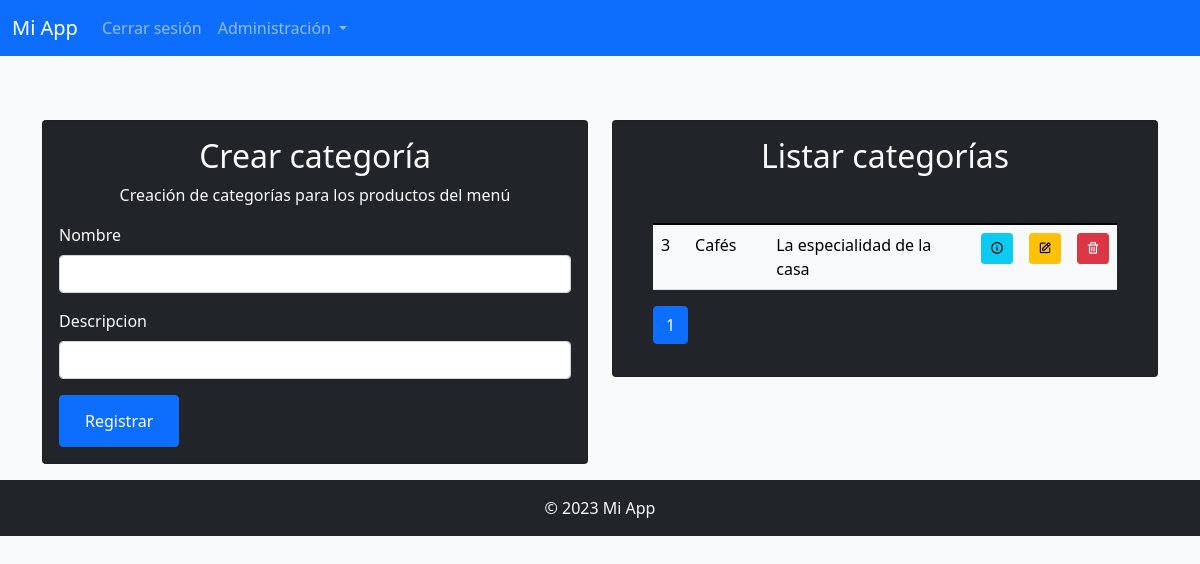
The app's page /admin/categoria (signed in), older data.
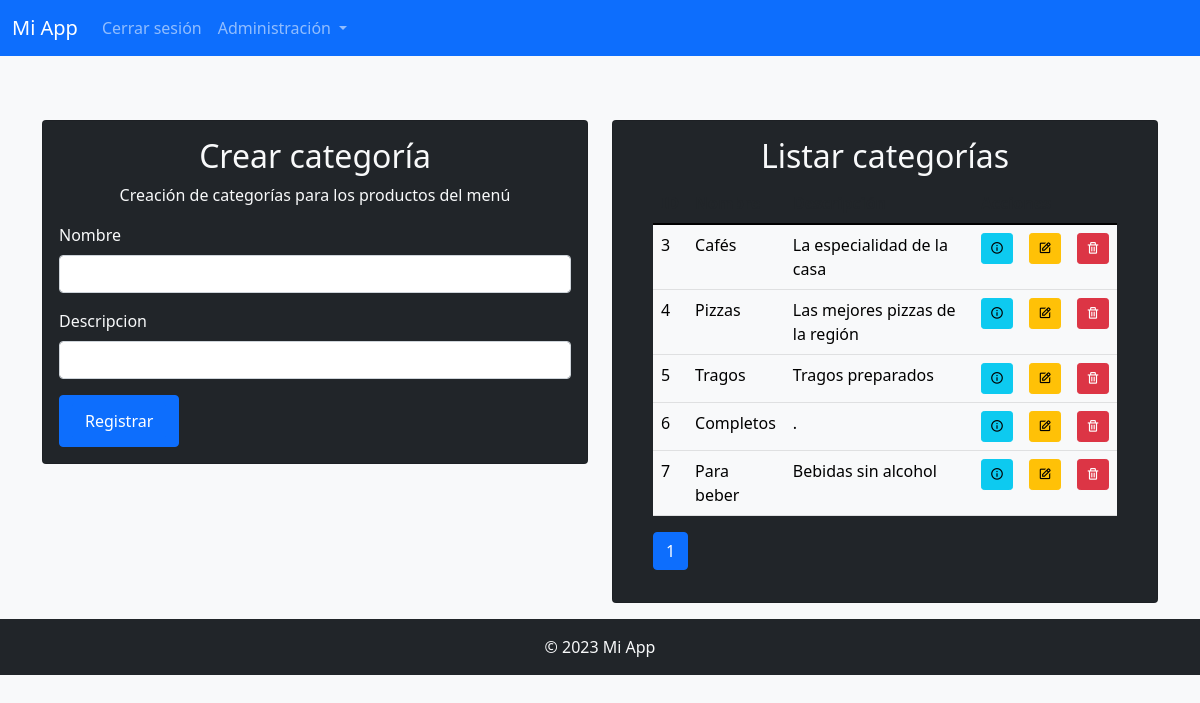
The same page, newer data.
### models/CategoriasMenu.py (models this page shows)
class CategoriasMenu(db.Model):
  id = db.Column(db.Integer, primary_key=True)
  nombre = db.Column(db.String(20), unique=True, nullable=False)
  descripcion = db.Column(db.String(200), nullable=False)

### routes/menu/categorias.py (the view, shortened to what this page needs)
@categorias_menu.route('/admin/categoria', methods=['POST', 'GET'])
@login_required
def adm_categoria():
  form = CategoriaMenuForm()
  pagina = request.args.get('pagina', 1, type=int)
  categorias_por_pagina = request.args.get('elementos', 5, type=int)
  categorias_paginadas = CategoriasMenu.query.paginate(page=pagina, per_page=categorias_por_pagina, error_out=False)
  return render_template('admin/categoria.html', form=form, categorias_paginadas=categorias_paginadas)

### forms/forms.py
class CategoriaMenuForm(FlaskForm):
  nombre = StringField('Nombre', validators=[DataRequired()])
  descripcion = StringField('Descripcion', validators=[DataRequired()])
  submit = SubmitField('Registrar')

### models/User.py (called while the page is built)
@login_manager.user_loader
def load_user(user_id):
  return User.query.get(int(user_id))

### templates/admin/categoria.html (shortened to what this page needs)
{% extends "base.html" %}
{% block content %}
<div class="row justify-content-center">
  <div class="col-lg-6 col-md-12">
    <div class="card bg-dark text-light mt-5">
      <div class="card-body">
        <h2 class="text-center text-light">Crear categoría</h2>
        <p class="text-center text-light">Creación de categorías para los productos del menú</p>
        <form method="POST">
          <div class="mb-3">
            {{ form.nombre.label(class="form-label text-light") }}
            {{ form.nombre(class="form-control") }}
          </div>
          <div class="mb-3">
            {{ form.descripcion.label(class="form-label text-light") }}
            {{ form.descripcion(class="form-control") }}
          </div>
          <button class="btn btn-primary btn-block">
            {{ form.submit(class="btn btn-primary btn-block") }}
          </button>
        </form>
      </div>
    </div>
  </div>
  <div class="col-lg-6 col-md-12">
    <div class="card bg-dark text-light mt-5">
      <div class="card-body">
        <h2 class="text-center text-light">Listar categorías</h2>
        <div class="container table-responsive">
          <table class="table">
            <thead class="thead-light">
              <tr>
                <th>ID</th>
                <th>Nombre</th>
                <th>Descripción</th>
                <th colspan="3">Acciones</th>
              </tr>
            </thead>
            <tbody class="table-light">
              {% for categoria in categorias_paginadas %}
              <tr>
                <td>{{categoria.id}}</td>
                <td>{{categoria.nombre}}</td>
                <td>{{categoria.descripcion}}</td>
                <td>
                  <button type="button" class="btn btn-sm btn-info" onclick="eliminar()">
                    <i class='bx bx-info-circle'></i>
                  </button>
                </td>
                <td>
                  <button type="button" class="btn btn-sm btn-warning" onclick="eliminar()">
                    <i class='bx bx-edit'></i>
                  </button>
                </td>
                <td>
                  <button type="button" class="btn btn-sm btn-danger" onclick="eliminarCategoria({{ categoria.id }})">
                    <i class='bx bx-trash'></i>
                  </button>
                </td>
              </tr>
              {% endfor %}
            </tbody>
          </table>
          <ul class="pagination">
            {% for pag_num in categorias_paginadas.iter_pages() %}
              {% if pag_num %}
                {% if categorias_paginadas.page == pag_num %}
                  <li class="page-item active"><span class="page-link">{{ pag_num }}</span></li>
                {% else %}
                  <li class="page-item"><a class="page-link" href="{{ url_for('categorias_menu.adm_categoria', pagina=pag_num, elementos=5) }}">{{ pag_num }}</a></li>
                {% endif %}
              {% else %}
                <span class="ellipsis">...</span>
              {% endif %}
            {% endfor%}
          </ul>
        </div>
      </div>
    </div>
  </div>
</div>
{% endblock %}

### templates/base.html (shortened to what this page needs)
<!DOCTYPE html>
<html lang="es">
<head>
  <link href="https://cdn.jsdelivr.net/npm/bootstrap@5.1.3/dist/css/bootstrap.min.css" rel="stylesheet"
>
  <link rel="stylesheet" href="https://bootstrap.themes.guide/herbie/theme.css">
  <link rel="stylesheet" href="https://cdn.jsdelivr.net/npm/boxicons@2.0.7/css/boxicons.min.css">
</head>
<body class="bg-light text-light">
  <nav class="navbar navbar-expand-lg navbar-dark bg-primary">
    <div class="container-fluid">
      <a class="navbar-brand" href="#">Mi App</a>
      <div class="collapse navbar-collapse" id="navbarNavDropdown">
        <ul class="navbar-nav">
          {% if current_user.is_authenticated %}
          <li class="nav-item">
            <a class="nav-link" href="{{ url_for('usuario_route.cerrar_sesion') }}">Cerrar sesión</a>
          </li>
          <li class="nav-item dropdown">
            <a class="nav-link dropdown-toggle" href="#" role="button" data-bs-toggle="dropdown" aria-expanded="false">
              Administración
            </a>
          </li>
          {% else %}
          <li class="nav-item">Inicia sesión o <a href="{{ url_for('usuario_route.registro') }}"
              class="link-primary">regístrate</a> para acceder al sitio</li>
          {% endif %}
        </ul>
      </div>
    </div>
  </nav>
  <div class="container mt-3">
    <div class="content">
      {% block content %}{% endblock %}
    </div>
  </div>
  <footer class="bg-dark text-light text-center mt-3 py-3">
    <p class="mb-0">&copy; 2023 Mi App</p>
  </footer>
</body>
</html>

Row changes from the older to the newer data that the page shows:
added CategoriasMenu: id "4", nombre "Pizzas", descripcion "Las mejores pizzas de la región"
added CategoriasMenu: id "5", nombre "Tragos", descripcion "Tragos preparados"
added CategoriasMenu: id "6", nombre "Completos", descripcion "."
added CategoriasMenu: id "7", nombre "Para beber", descripcion "Bebidas sin alcohol"
